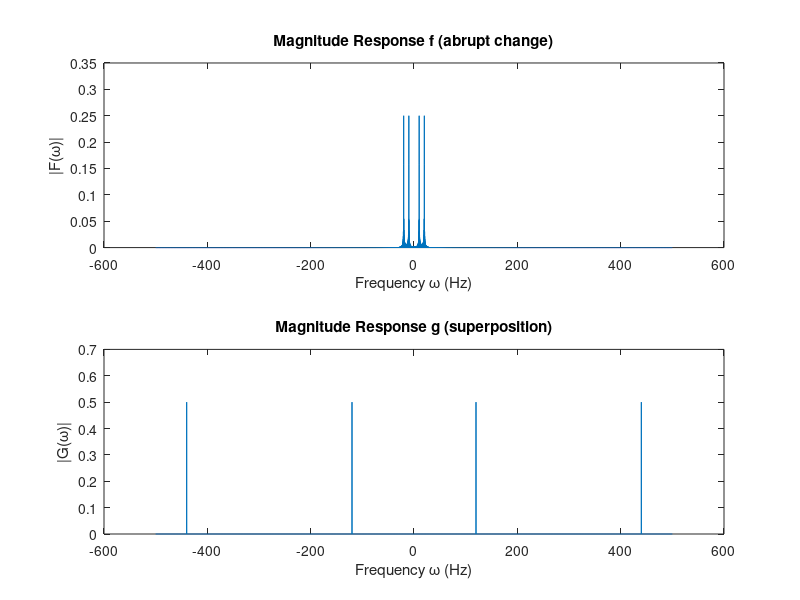

This chart was generated by the following MATLAB code:
%% Abrupt change in signal frequency
clear all; close all;

Fs = 1000;                    % Sampling Frequency
dt = 1/Fs;                    % Sampling Period
duration = 10;                % Sound duration
t = (0:dt:duration-dt)';      % Time domain
N = size(t,1);                % Length of signal


f1 = sin(2*pi*440*t(1:end/2));
f2 = sin(2*pi*880*t((end/2)+1:end));
f1 = sin(2*pi*10*t(1:end/2));
f2 = sin(2*pi*20*t((end/2)+1:end));
f = [f1;f2];

% g = sin(2*pi*10*t) + sin(2*pi*20*t);
g = sin(2*pi*440*t) + sin(2*pi*880*t);

fft_f = fftshift(fft(f));
fft_g = fftshift(fft(g));
dw = Fs/N;
w = -Fs/2:dw:Fs/2-dw;           % Frequency domain

% figure(1)
% plot(t,f)
% xlabel('Time t')
% ylabel('f(t)')
% title('f')
% 
% figure(2)
% plot(t,g)
% xlabel('Time t')
% ylabel('g(t)')
% title('g')
% 

subplot(2,1,1)
plot(w,abs(fft_f/N))
xlabel('Frequency \omega (Hz)')
ylabel('|F(\omega)|')
title('Magnitude Response f (abrupt change)')

subplot(2,1,2)
plot(w,abs(fft_g/N))
xlabel('Frequency \omega (Hz)')
ylabel('|G(\omega)|')
title('Magnitude Response g (superposition)')

input('Play f: sound(f,Fs)')
sound(f, Fs)

input('Play g: sound(g,Fs)')
sound(g, Fs)